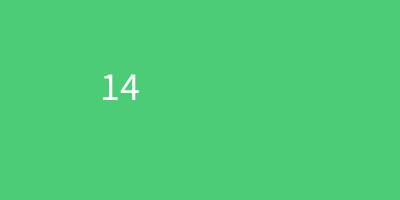
Frame 1 (no input)
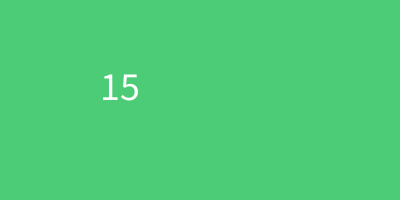
Frame 60 (the mouse pressed at the canvas centre just before this capture)
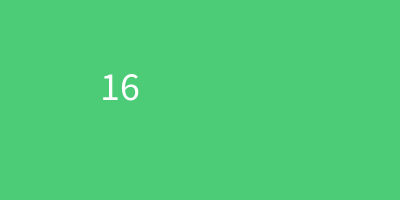
Frame 120 (the mouse held since frame 60 and released just before this capture)

The Processing sketch that drew these frames (run headless with seeded random() and noise(); from frame 60 on, the mouse is pressed at the canvas centre):

// Processing sketch: week15_1
// ── week15_1.pde
void setup(){
   size(400,200); 
   textSize(40);
}
void draw(){
   background( 76,204,118);
   int s = second();
   text(s,100,100);
}
